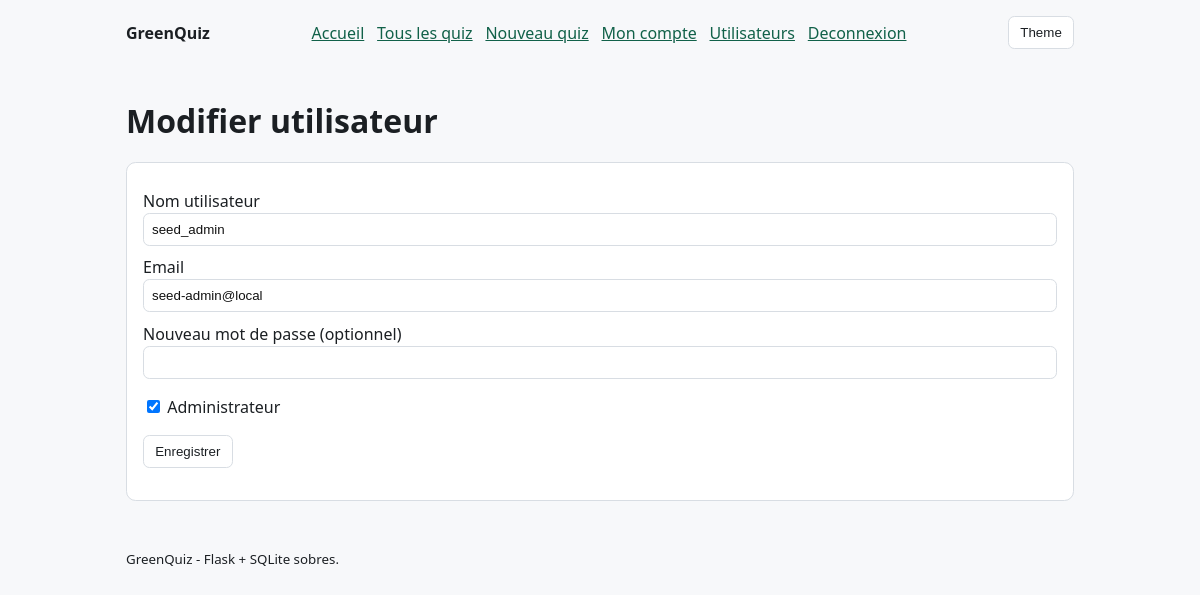
Page /users/6/edit (signed in) on the committed database.
### tables this page shows
CREATE TABLE users (
        id INTEGER PRIMARY KEY AUTOINCREMENT,
        email TEXT NOT NULL UNIQUE,
        username TEXT NOT NULL,
        password_hash TEXT NOT NULL,
        created_at TEXT NOT NULL DEFAULT CURRENT_TIMESTAMP
    , is_admin INTEGER NOT NULL DEFAULT 0);

### app.py (the view, shortened to what this page needs)
@app.route("/users/<int:user_id>/edit", methods=["GET", "POST"])
@admin_required
def users_edit(user_id: int):
    db = get_db()
    edit_user = db.execute(
        "SELECT id, email, username, is_admin FROM users WHERE id = ? LIMIT 1", (user_id,)
    ).fetchone()
    if not edit_user:
        abort(404)
    return render_template("users_form.html", edit_user=edit_user)

### app.py (called while the page is built)
@app.context_processor
def inject_site_css():
    return {"site_css": SITE_CSS}

def get_db() -> sqlite3.Connection:
    if "db" not in g:
        g.db = sqlite3.connect(DB_PATH)
        g.db.row_factory = sqlite3.Row
    return g.db

def current_user():
    uid = session.get("uid")
    if not uid:
        return None
    return get_db().execute(
        "SELECT id, email, username, is_admin FROM users WHERE id = ? LIMIT 1", (uid,)
    ).fetchone()

def admin_required(view):
    @wraps(view)
    def wrapped(*args, **kwargs):
        user = current_user()
        if not user:
            return redirect(url_for("login"))
        if not user["is_admin"]:
            return redirect(url_for("home"))
        return view(*args, **kwargs)
    return wrapped

@app.context_processor
def inject_user():
    return {"user": current_user()}

### templates/users_form.html
{% extends 'base.html' %}
{% block content %}
<h1>{{ 'Modifier utilisateur' if edit_user else 'Nouvel utilisateur' }}</h1>
<form method="post">
  <label for="username">Nom utilisateur</label>
  <input id="username" name="username" value="{{ edit_user['username'] if edit_user else '' }}" required>
  <label for="email">Email</label>
  <input id="email" type="email" name="email" value="{{ edit_user['email'] if edit_user else '' }}" required>
  <label for="password">{{ 'Nouveau mot de passe (optionnel)' if edit_user else 'Mot de passe' }}</label>
  <input id="password" type="password" name="password" {% if not edit_user %}required{% endif %}>
  <p>
    <label>
      <input type="checkbox" name="is_admin" {% if edit_user and edit_user['is_admin'] %}checked{% endif %}>
      Administrateur
    </label>
  </p>
  <p><button type="submit">Enregistrer</button></p>
</form>
{% endblock %}

### rows in the picture
users: username "seed_admin", email "seed-admin@local", is_admin "☑"

### other values in the picture
{{ 'Modifier utilisateur' if edit_user else 'Nouvel utilisateur' }} "Modifier utilisateur"
{{ 'Nouveau mot de passe (optionnel)' if edit_user else 'Mot de passe' }} "Nouveau mot de passe (optionnel)"
